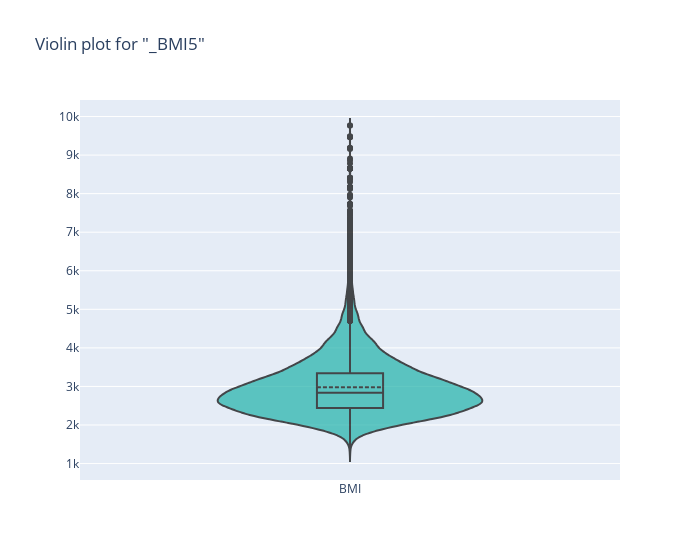

Here is the notebook cell this chart was saved with:
### Markdown cell above
Now let's take a look on the continuous feature `_BMI5`

### Code cell
fig = go.Figure(
    data=go.Violin(
        y=df_f.select('_BMI5').to_dict()['_BMI5'], 
        box_visible=True, 
        line_color='black', 
        meanline_visible=True,
        opacity=0.7, 
        x0='BMI',
        fillcolor='lightseagreen'
    )
)
fig.update_layout(
    width=700, 
    title='Violin plot for "_BMI5"', 
)
fig.show()

### Figure 1 — Plotly figure (JSON) as saved in the notebook; plotly's stock layout.template omitted (floating-point values rounded to 4 significant figures; data arrays with more than 128 entries replaced by an {"elided": "..."} marker saying what was removed)
{"data": [{"box": {"visible": true}, "fillcolor": "lightseagreen", "line": {"color": "black"}, "meanline": {"visible": true}, "opacity": 0.7, "type": "violin", "x0": "BMI", "y": {"elided": "43985 int values"}}], "layout": {"title": {"text": "Violin plot for \"_BMI5\""}, "width": 700}}
